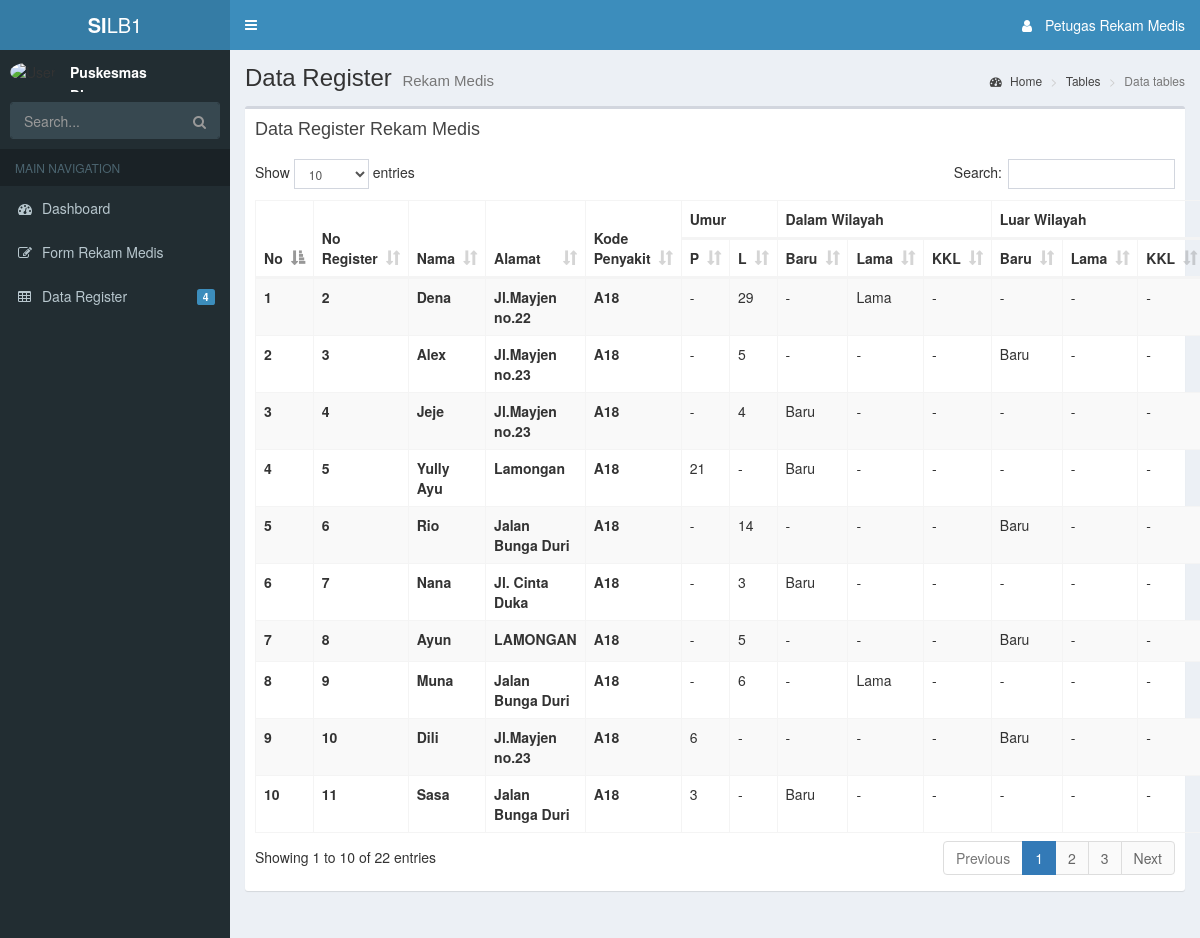
/index.php/rekam_medis/dataRegister, run on the app's committed database.
### tables this page shows
CREATE TABLE `rekam_medis` (
  `no_register` int(20) NOT NULL,
  `tanggal` date NOT NULL,
  `nama` varchar(200) NOT NULL,
  `alamat` varchar(200) NOT NULL,
  `umur` int(20) NOT NULL,
  `id_umr` int(20) NOT NULL,
  `jenis_umur` varchar(50) NOT NULL,
  `jenis_kelamin` varchar(20) NOT NULL,
  `jenis_pekerjaan` varchar(20) NOT NULL,
  `kode_penyakit` varchar(50) NOT NULL,
  `terapi` varchar(500) NOT NULL,
  `no_bpjs` int(50) NOT NULL,
  `dalam_wilayah` varchar(20) NOT NULL,
  `luar_wilayah` varchar(20) NOT NULL
);

### application/controllers/Rekam_medis.php (called while the page is built, shortened)
<?php
class Rekam_medis extends CI_Controller{
    function __construct(){
      $this->load->helper('url');
      $this->load->model('RekamMedis_model');
    }
    public function dataRegister()
    {
      $data['rekam_medis'] = $this->RekamMedis_model->tampil_data()->result();
      $this->load->view('header/rm_header');
      $this->load->view('rekam_medis/data_register', $data);
      $this->load->view('footer/rm_footer');
    }
}

### index.php (called while the page is built, shortened)
<?php
require_once BASEPATH.'core/CodeIgniter.php';

### application/models/RekamMedis_model.php (called while the page is built, shortened)
<?php
    class RekamMedis_model extends CI_Model{
        public function tampil_data()
        {
            return $this->db->get('rekam_medis');
        }
    }
?>

### application/views/rekam_medis/data_register.php (the view, shortened to what this page needs)
<div class="content-wrapper">
  <section class="content-header">
    <h1>
      Data Register
      <small>Rekam Medis</small>
    </h1>
    <ol class="breadcrumb">
      <li><a href="#"><i class="fa fa-dashboard"></i> Home</a></li>
      <li><a href="#">Tables</a></li>
      <li class="active">Data tables</li>
    </ol>
  </section>
  <section class="content">
    <div class="row">
      <div class="col-xs-12">
        <div class="box">
          <div class="box-header">
            <h3 class="box-title">Data Register Rekam Medis</h3>
          </div>
          <div class="box-body">
            <table id="example1" class="table table-bordered table-striped">
              <thead>
              <tr>
                <th scoop="col" rowspan="2">No</th>
                <th scoop="col" rowspan="2">No Register</th>
                <th scoop="col" rowspan="2">Nama</th>
                <th scoop="col" rowspan="2">Alamat</th>
                <th scoop="col" rowspan="2">Kode Penyakit</th>
                <th scoop="col" colspan="2">Umur</th>
                <th scoop="col" colspan="3">Dalam Wilayah</th>
                <th scoop="col" colspan="3">Luar Wilayah</th>
              </tr>
              <tr>
                  <th scope="col">P</th>
                  <th scope="col">L</th>
                  <th scope="col">Baru</th>
                  <th scope="col">Lama</th>
                  <th scope="col">KKL</th>
                  <th scope="col">Baru</th>
                  <th scope="col">Lama</th>
                  <th scope="col">KKL</th>
                </tr>
              </thead>
              <tbody>
              <?php $no =0; foreach ($rekam_medis as $key ): $no++;?>
                <tr class="odd gradeX">
                  <th scope="row"><?php echo $no?></th>
                  <th scope="row"><?php echo $key->no_register?></th>
                  <th scope="row"><?php echo $key->nama?></th>
                  <th scope="row"><?php echo $key->alamat?></th>
                  <th scope="row"><?php echo $key->kode_penyakit ?></th>
                  <?php $jk = $key->jenis_kelamin?>
                  <?php if ($jk == 'Perempuan') { ?>
                    <td><?php echo $key->umur ?></td>
                    <td>-</td>
                  <?php }else{ ?>
                    <td>-</td>
                    <td><?php echo $key->umur?></td>
                  <?php }  ?>
                  <?php $dw = $key->dalam_wilayah?>
                  <?php if ($dw == 'Baru') { ?>
                    <td><?php echo $key->dalam_wilayah ?></td>
                    <td>-</td>
                    <td>-</td>
                  <?php }elseif($dw == 'Lama'){ ?>
                    <td>-</td>
                    <td><?php echo $key->dalam_wilayah?></td>
                    <td>-</td>
                  <?php }else { ?>
                    <td>-</td>
                    <td>-</td>
                    <td><?php echo $key->dalam_wilayah?></td>
                  <?php }  ?>
                  <?php $lw = $key->luar_wilayah?>
                  <?php if ($lw == 'Baru') { ?>
                    <td><?php echo $key->luar_wilayah ?></td>
                    <td>-</td>
                    <td>-</td>
                    <?php }elseif($lw == 'Lama'){ ?>
                    <td>-</td>
                    <td><?php echo $key->luar_wilayah?></td>
                    <td>-</td>
                  <?php }else { ?>
                    <td>-</td>
                    <td>-</td>
                    <td><?php echo $key->luar_wilayah?></td>
                  <?php }  ?>
                </tr>
                  <?php endforeach;?>
              </tbody>
            </table>
          </div>
        </div>
      </div>
    </div>
  </section>
</div>

### data on the page
rekam_medis: no_register "2", nama "Dena", alamat "Jl.Mayjen no.22", kode_penyakit "A18", umur "29", dalam_wilayah "Lama", luar_wilayah "-"
rekam_medis: no_register "3", nama "Alex", alamat "Jl.Mayjen no.23", kode_penyakit "A18", umur "5", dalam_wilayah "-", luar_wilayah "Baru"
rekam_medis: no_register "4", nama "Jeje", alamat "Jl.Mayjen no.23", kode_penyakit "A18", umur "4", dalam_wilayah "Baru", luar_wilayah "-"
rekam_medis: no_register "5", nama "Yully Ayu", alamat "Lamongan", kode_penyakit "A18", umur "21", dalam_wilayah "Baru", luar_wilayah "-"
rekam_medis: no_register "6", nama "Rio", alamat "Jalan Bunga Duri", kode_penyakit "A18", umur "14", dalam_wilayah "-", luar_wilayah "Baru"
rekam_medis: no_register "7", nama "Nana", alamat "Jl. Cinta Duka", kode_penyakit "A18", umur "3", dalam_wilayah "Baru", luar_wilayah "-"
rekam_medis: no_register "8", nama "Ayun", alamat "LAMONGAN", kode_penyakit "A18", umur "5", dalam_wilayah "-", luar_wilayah "Baru"
rekam_medis: no_register "9", nama "Muna", alamat "Jalan Bunga Duri", kode_penyakit "A18", umur "6", dalam_wilayah "Lama", luar_wilayah "-"
rekam_medis: no_register "10", nama "Dili", alamat "Jl.Mayjen no.23", kode_penyakit "A18", umur "6", dalam_wilayah "-", luar_wilayah "Baru"
rekam_medis: no_register "11", nama "Sasa", alamat "Jalan Bunga Duri", kode_penyakit "A18", umur "3", dalam_wilayah "Baru", luar_wilayah "-"
